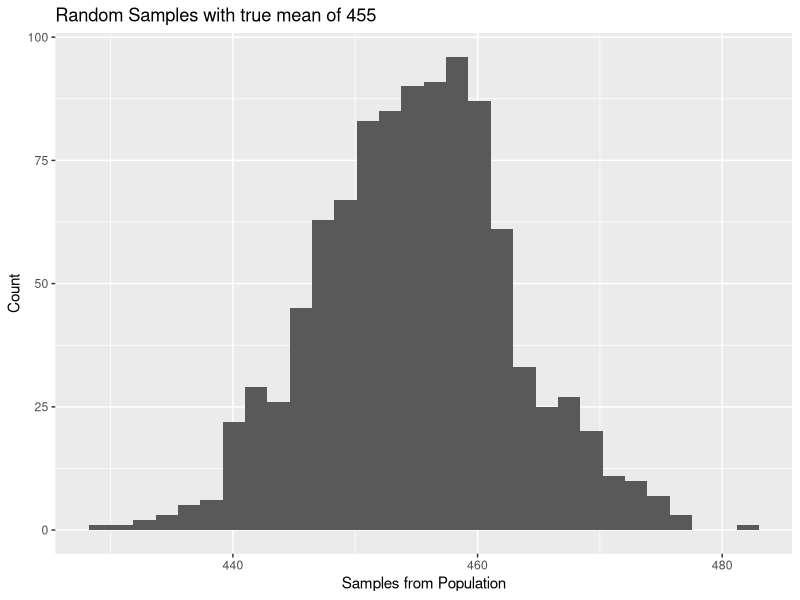

Write the R code that produced this figure.
## ---- chunk 1
library(ggplot2)
valuesNormal455 <- rnorm(n = 1000,sd = 8,mean = 455)
distributions <- data.frame(valuesNormal455)
ggplot(distributions,aes(valuesNormal455)) + geom_histogram() + labs(title = "Random Samples with true mean of 455", y = "Count", x = "Samples from Population") 
